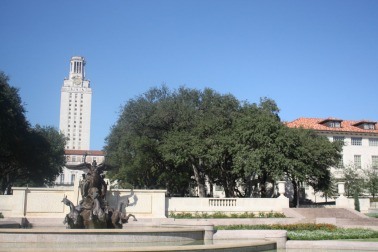
#> input picture images/image1.jpeg, 378 x 252 px
$ python stitching.py
#> lines starting #> are read from the running program, lines starting #| are printed output that depends on the picture
import cv2
import matplotlib.pyplot as plt
import numpy as np
from scipy.interpolate import griddata
import math

def form_matrix_A(cores_right, cores_left):
  A = np.zeros((2*cores_right.shape[0],9))
  for point in range(0, cores_right.shape[0]):

    A[2*point] =   [-cores_right[point][0],
                    -cores_right[point][1],
                    -1,
                    0, 0, 0,
                    cores_right[point][0]*cores_left[point][0],
                    cores_right[point][1]*cores_left[point][0],
                    cores_left[point][0]]

    A[2*point+1] = [0, 0, 0,
                    -cores_right[point][0],
                    -cores_right[point][1],
                    -1,
                    cores_right[point][0]*cores_left[point][1],
                    cores_right[point][1]*cores_left[point][1],
                    cores_left[point][1]]
  return A

def compute_homography_matrix(cores_right, cores_left):
  A = form_matrix_A(cores_right, cores_left)
  U, S, VT = np.linalg.svd(A)
  h=VT[-1]
  H = h.reshape((3, 3))
  H=H/h[-1]
  return H

def homog_to_hetrog(point):
    point = point / point[-1]
    return point[:-1]

def compute_inverse_warp_coordinates(H, image):
  coordinates = np.zeros((image.shape[0], 2*image.shape[1],2))
  H_inv = np.linalg.inv(H)
  for r in range(0,coordinates.shape[0]):
    for c in range(0,coordinates.shape[1]):
      coordinates[r][c] = homog_to_hetrog(np.dot(H_inv, [r, c, 1]))
  return coordinates

def split_to_color_channels(image):
  red_channel = image[:,:,0]
  green_channel = image[:,:,1]
  blue_channel = image[:,:,2]
  return red_channel, green_channel, blue_channel

def channel_linear_interpoltion(color_channel, image_coordinates, inverse_warp_coordinates):
  interpolated_intensity = griddata(image_coordinates, color_channel.reshape((color_channel.size)), inverse_warp_coordinates, method='linear')
  return interpolated_intensity

def compute_warped_channels(image, H):
  frame_red = np.zeros((image.shape[0], 2*image.shape[1]))
  frame_green = np.zeros((image.shape[0], 2*image.shape[1]))
  frame_blue = np.zeros((image.shape[0], 2*image.shape[1]))
  red_channel, green_channel, blue_channel = split_to_color_channels(image)
  #creates all possible image coordinates (used in griddata)
  coordinates = np.array([(x,y) for x in range(red_channel.shape[0]) for y in range(red_channel.shape[1])], dtype=np.double)
  inverse_warp_coordinates = compute_inverse_warp_coordinates(H,image)

  frame_red = channel_linear_interpoltion(red_channel, coordinates, inverse_warp_coordinates)
  frame_green = channel_linear_interpoltion(green_channel, coordinates, inverse_warp_coordinates)
  frame_blue = channel_linear_interpoltion(blue_channel, coordinates, inverse_warp_coordinates)

  return frame_red, frame_green, frame_blue

def mosiac(right_image, left_image, cores_right, cores_left):
  H = compute_homography_matrix(cores_right, cores_left)
  H_inv = np.linalg.inv(H)
  frame_red, frame_green, frame_blue = compute_warped_channels(right_image, H)
  red_channel_left, green_channel_left, blue_channel_left = split_to_color_channels(left_image)
  #overlay both images for each channel
  frame_red[0:0+red_channel_left.shape[0], 0:0+red_channel_left.shape[1]] = red_channel_left
  frame_green[0:0+green_channel_left.shape[0], 0:0+green_channel_left.shape[1]] = green_channel_left
  frame_blue[0:0+blue_channel_left.shape[0], 0:0+blue_channel_left.shape[1]] = blue_channel_left
  #merge all colour channels
  panorama = (np.dstack((frame_red, frame_green, frame_blue))) .astype(np.uint8)
  plt.figure()
  plt.imshow(panorama)
  plt.savefig("result")

def main():
  cores_right = np.array([[176, 176], [116, 179], [120, 208], [151, 202]])
  cores_left = np.array([[187, 348], [124, 345], [126, 380], [160, 375]])

  PATH1 = "./images/image1.jpeg"
  PATH2 = "./images/image2.jpeg"

  left_bgr = cv2.imread(PATH1)
#> left_bgr is the input picture: shape (252, 378, 3); mean B, G, R 157.9, 139.1, 120.9
  left_image = cv2.cvtColor(left_bgr, cv2.COLOR_BGR2RGB)
  right_bgr = cv2.imread(PATH2)
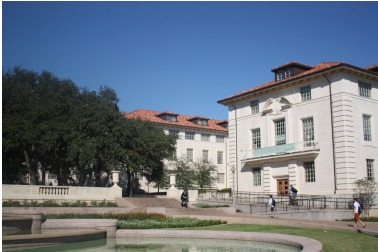
#> input picture images/image2.jpeg, 378 x 252 px
#> right_bgr is the input picture: shape (252, 378, 3); mean B, G, R 132, 118.9, 107.7
  right_image = cv2.cvtColor(right_bgr, cv2.COLOR_BGR2RGB)


  plt.figure()
  f, axarr = plt.subplots(1,2)
  axarr[1].imshow(right_image)
  axarr[0].imshow(left_image)

  print("right_image size:",right_image.shape)
#| right_image size: (252, 378, 3)
  print("left_image size:",left_image.shape)
#| left_image size: (252, 378, 3)

  mosiac(right_image,left_image,cores_right, cores_left)
#> in channel_linear_interpoltion (call 3), `interpolated_intensity = griddata(image_coordinates, color_channel.res..`:
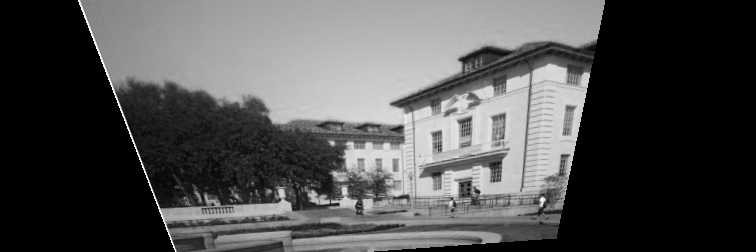
#> interpolated_intensity: shape (252, 756) float64; 40.71% of the values are NaN or infinite; the others: min 0, max 255, mean 135.3; drawn with min black, max white, NaN and infinite black
#> in split_to_color_channels (call 2), `red_channel = image[:,:,0]`:
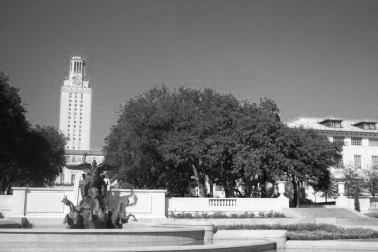
#> red_channel: shape (252, 378); min 6, max 255, mean 120.9
#> in split_to_color_channels (call 2), `green_channel = image[:,:,1]`:
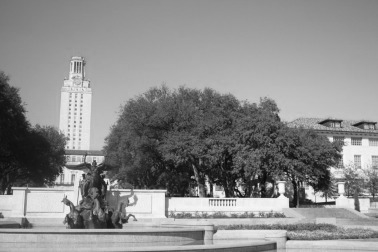
#> green_channel: shape (252, 378); min 8, max 255, mean 139.1
#> in split_to_color_channels (call 2), `blue_channel = image[:,:,2]`:
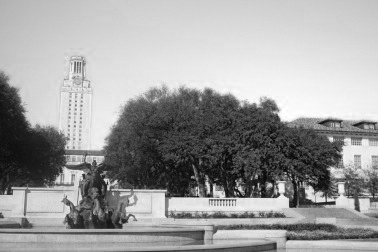
#> blue_channel: shape (252, 378); min 3, max 255, mean 157.9
#> in mosiac, `frame_blue[0:0+blue_channel_left.shape[0], 0:0+blue_channel_left.shape..`:
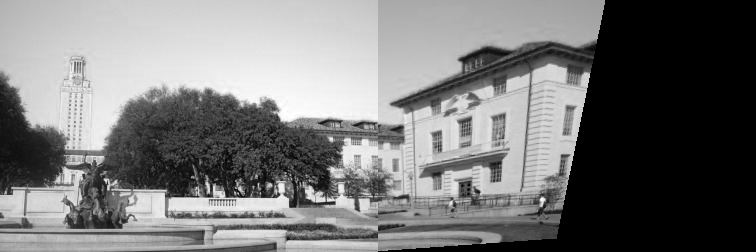
#> frame_blue: shape (252, 756) float64; 23.98% of the values are NaN or infinite; the others: min 0, max 255, mean 157.3; drawn with min black, max white, NaN and infinite black
#> in mosiac, `panorama = (np.dstack((frame_red, frame_green, frame_blue))) .astype(n..`:
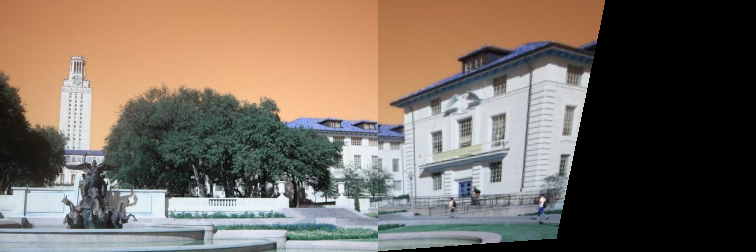
#> panorama: shape (252, 756, 3); mean of channels 0, 1, 2 95.9, 107.1, 119.4; drawn as B, G, R

# Call main function
if __name__=='__main__':
	main()
